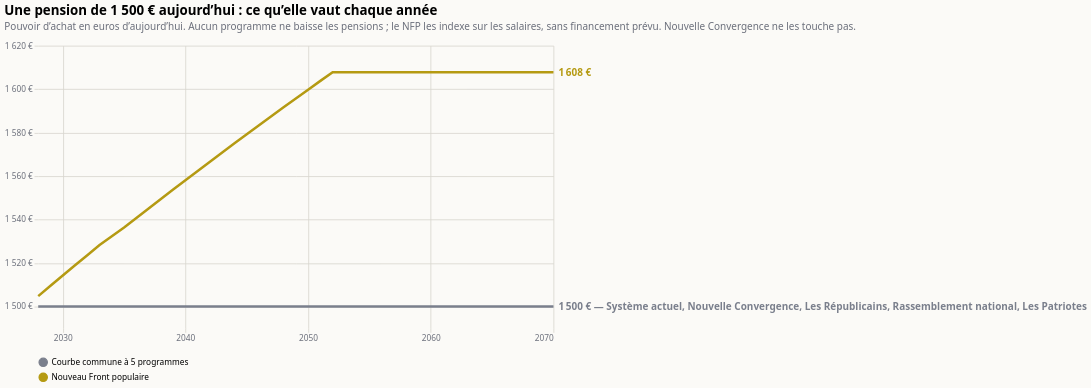

Vega-Lite specification stored for this chart:
### Vega-Lite specification from a JSON file in a GitHub repository (floating-point values rounded to 4 significant figures)
{"$schema": "https://vega.github.io/schema/vega-lite/v6.json", "title": {"text": "Une pension de 1 500 € aujourd’hui : ce qu’elle vaut chaque année", "subtitle": "Pouvoir d’achat en euros d’aujourd’hui. Aucun programme ne baisse les pensions ; le NFP les indexe sur les salaires, sans financement prévu. Nouvelle Convergence ne les touche pas.", "anchor": "start", "fontSize": 16, "subtitleColor": "#6b6f7b", "subtitlePadding": 6, "offset": 12}, "background": "#fbfaf7", "config": {"font": "system-ui, sans-serif", "axis": {"gridColor": "#d9d6cf", "labelColor": "#6b6f7b", "domain": false, "tickColor": "#d9d6cf"}, "legend": {"orient": "bottom", "columns": 3, "labelLimit": 800, "symbolOpacity": 1}, "view": {"stroke": null}}, "width": 620, "height": 340, "data": {"values": [{"annee": 2028, "programme": "Courbe commune à 5 programmes", "valeur": 1500}, {"annee": 2029, "programme": "Courbe commune à 5 programmes", "valeur": 1500}, {"annee": 2030, "programme": "Courbe commune à 5 programmes", "valeur": 1500}, {"annee": 2031, "programme": "Courbe commune à 5 programmes", "valeur": 1500}, {"annee": 2032, "programme": "Courbe commune à 5 programmes", "valeur": 1500}, {"annee": 2033, "programme": "Courbe commune à 5 programmes", "valeur": 1500}, {"annee": 2034, "programme": "Courbe commune à 5 programmes", "valeur": 1500}, {"annee": 2035, "programme": "Courbe commune à 5 programmes", "valeur": 1500}, {"annee": 2036, "programme": "Courbe commune à 5 programmes", "valeur": 1500}, {"annee": 2037, "programme": "Courbe commune à 5 programmes", "valeur": 1500}, {"annee": 2038, "programme": "Courbe commune à 5 programmes", "valeur": 1500}, {"annee": 2039, "programme": "Courbe commune à 5 programmes", "valeur": 1500}, {"annee": 2040, "programme": "Courbe commune à 5 programmes", "valeur": 1500}, {"annee": 2041, "programme": "Courbe commune à 5 programmes", "valeur": 1500}, {"annee": 2042, "programme": "Courbe commune à 5 programmes", "valeur": 1500}, {"annee": 2043, "programme": "Courbe commune à 5 programmes", "valeur": 1500}, {"annee": 2044, "programme": "Courbe commune à 5 programmes", "valeur": 1500}, {"annee": 2045, "programme": "Courbe commune à 5 programmes", "valeur": 1500}, {"annee": 2046, "programme": "Courbe commune à 5 programmes", "valeur": 1500}, {"annee": 2047, "programme": "Courbe commune à 5 programmes", "valeur": 1500}, {"annee": 2048, "programme": "Courbe commune à 5 programmes", "valeur": 1500}, {"annee": 2049, "programme": "Courbe commune à 5 programmes", "valeur": 1500}, {"annee": 2050, "programme": "Courbe commune à 5 programmes", "valeur": 1500}, {"annee": 2051, "programme": "Courbe commune à 5 programmes", "valeur": 1500}, {"annee": 2052, "programme": "Courbe commune à 5 programmes", "valeur": 1500}, {"annee": 2053, "programme": "Courbe commune à 5 programmes", "valeur": 1500}, {"annee": 2054, "programme": "Courbe commune à 5 programmes", "valeur": 1500}, {"annee": 2055, "programme": "Courbe commune à 5 programmes", "valeur": 1500}, {"annee": 2056, "programme": "Courbe commune à 5 programmes", "valeur": 1500}, {"annee": 2057, "programme": "Courbe commune à 5 programmes", "valeur": 1500}, {"annee": 2058, "programme": "Courbe commune à 5 programmes", "valeur": 1500}, {"annee": 2059, "programme": "Courbe commune à 5 programmes", "valeur": 1500}, {"annee": 2060, "programme": "Courbe commune à 5 programmes", "valeur": 1500}, {"annee": 2061, "programme": "Courbe commune à 5 programmes", "valeur": 1500}, {"annee": 2062, "programme": "Courbe commune à 5 programmes", "valeur": 1500}, {"annee": 2063, "programme": "Courbe commune à 5 programmes", "valeur": 1500}, {"annee": 2064, "programme": "Courbe commune à 5 programmes", "valeur": 1500}, {"annee": 2065, "programme": "Courbe commune à 5 programmes", "valeur": 1500}, {"annee": 2066, "programme": "Courbe commune à 5 programmes", "valeur": 1500}, {"annee": 2067, "programme": "Courbe commune à 5 programmes", "valeur": 1500}, {"annee": 2068, "programme": "Courbe commune à 5 programmes", "valeur": 1500}, {"annee": 2069, "programme": "Courbe commune à 5 programmes", "valeur": 1500}, {"annee": 2070, "programme": "Courbe commune à 5 programmes", "valeur": 1500}, {"annee": 2028, "programme": "Nouveau Front populaire", "valeur": 1505.0}, {"annee": 2029, "programme": "Nouveau Front populaire", "valeur": 1510.0}, {"annee": 2030, "programme": "Nouveau Front populaire", "valeur": 1514.0}, {"annee": 2031, "programme": "Nouveau Front populaire", "valeur": 1519.0}, {"annee": 2032, "programme": "Nouveau Front populaire", "valeur": 1524.0}, {"annee": 2033, "programme": "Nouveau Front populaire", "valeur": 1528.0}, {"annee": 2034, "programme": "Nouveau Front populaire", "valeur": 1532.0}, {"annee": 2035, "programme": "Nouveau Front populaire", "valeur": 1536.0}, {"annee": 2036, "programme": "Nouveau Front populaire", "valeur": 1541.0}, {"annee": 2037, "programme": "Nouveau Front populaire", "valeur": 1545.0}, {"annee": 2038, "programme": "Nouveau Front populaire", "valeur": 1549.0}, {"annee": 2039, "programme": "Nouveau Front populaire", "valeur": 1554.0}, {"annee": 2040, "programme": "Nouveau Front populaire", "valeur": 1558.0}, {"annee": 2041, "programme": "Nouveau Front populaire", "valeur": 1562.0}, {"annee": 2042, "programme": "Nouveau Front populaire", "valeur": 1567.0}, {"annee": 2043, "programme": "Nouveau Front populaire", "valeur": 1571.0}, {"annee": 2044, "programme": "Nouveau Front populaire", "valeur": 1575.0}, {"annee": 2045, "programme": "Nouveau Front populaire", "valeur": 1579.0}, {"annee": 2046, "programme": "Nouveau Front populaire", "valeur": 1583.0}, {"annee": 2047, "programme": "Nouveau Front populaire", "valeur": 1588.0}, {"annee": 2048, "programme": "Nouveau Front populaire", "valeur": 1592.0}, {"annee": 2049, "programme": "Nouveau Front populaire", "valeur": 1596.0}, {"annee": 2050, "programme": "Nouveau Front populaire", "valeur": 1600.0}, {"annee": 2051, "programme": "Nouveau Front populaire", "valeur": 1604.0}, {"annee": 2052, "programme": "Nouveau Front populaire", "valeur": 1608.0}, {"annee": 2053, "programme": "Nouveau Front populaire", "valeur": 1608.0}, {"annee": 2054, "programme": "Nouveau Front populaire", "valeur": 1608.0}, {"annee": 2055, "programme": "Nouveau Front populaire", "valeur": 1608.0}, {"annee": 2056, "programme": "Nouveau Front populaire", "valeur": 1608.0}, {"annee": 2057, "programme": "Nouveau Front populaire", "valeur": 1608.0}, {"annee": 2058, "programme": "Nouveau Front populaire", "valeur": 1608.0}, {"annee": 2059, "programme": "Nouveau Front populaire", "valeur": 1608.0}, {"annee": 2060, "programme": "Nouveau Front populaire", "valeur": 1608.0}, {"annee": 2061, "programme": "Nouveau Front populaire", "valeur": 1608.0}, {"annee": 2062, "programme": "Nouveau Front populaire", "valeur": 1608.0}, {"annee": 2063, "programme": "Nouveau Front populaire", "valeur": 1608.0}, {"annee": 2064, "programme": "Nouveau Front populaire", "valeur": 1608.0}, {"annee": 2065, "programme": "Nouveau Front populaire", "valeur": 1608.0}, {"annee": 2066, "programme": "Nouveau Front populaire", "valeur": 1608.0}, {"annee": 2067, "programme": "Nouveau Front populaire", "valeur": 1608.0}, {"annee": 2068, "programme": "Nouveau Front populaire", "valeur": 1608.0}, {"annee": 2069, "programme": "Nouveau Front populaire", "valeur": 1608.0}, {"annee": 2070, "programme": "Nouveau Front populaire", "valeur": 1608.0}]}, "encoding": {"x": {"field": "annee", "type": "quantitative", "scale": {"domain": [2028, 2070]}, "axis": {"format": "d", "title": null, "values": [2030, 2040, 2050, 2060, 2070]}}, "y": {"field": "valeur", "type": "quantitative", "scale": {"zero": false, "padding": 12}, "axis": {"title": null, "labelExpr": "replace(format(datum.value, ',.0f'), ',', ' ') + ' €'", "tickCount": 7}}, "color": {"field": "programme", "type": "nominal", "title": null, "sort": ["Courbe commune à 5 programmes", "Nouveau Front populaire"], "scale": {"domain": ["Courbe commune à 5 programmes", "Nouveau Front populaire"], "range": ["#7a7f8c", "#b59a12"]}, "legend": {"orient": "bottom", "columns": 1, "labelLimit": 760}}}, "layer": [{"mark": {"type": "line", "strokeWidth": 3}}, {"data": {"values": [{"annee": 2070, "programme": "Courbe commune à 5 programmes", "valeur": 1500, "etiquette": "1 500 € — Système actuel, Nouvelle Convergence, Les Républicains, Rassemblement national, Les Patriotes"}, {"annee": 2070, "programme": "Nouveau Front populaire", "valeur": 1608.0, "etiquette": "1 608 €"}]}, "mark": {"type": "text", "align": "left", "dx": 6, "fontSize": 12, "fontWeight": "bold"}, "encoding": {"text": {"field": "etiquette"}}}]}
